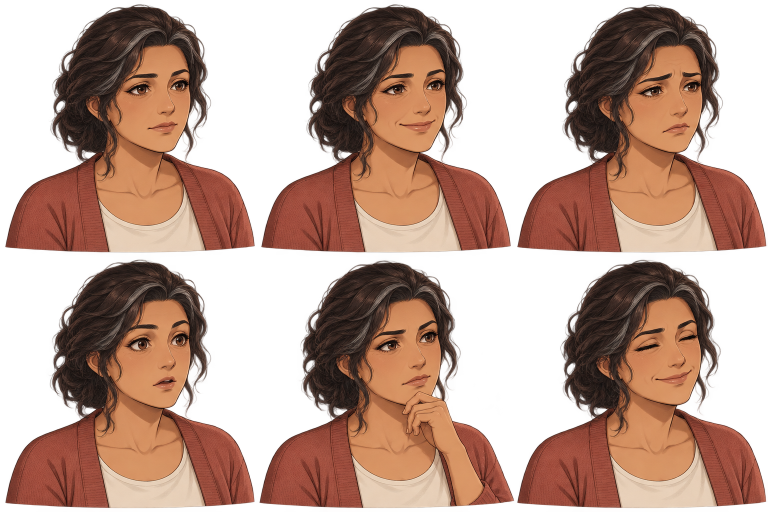
#> input picture artes/fichas_originais/fichas_secundarios/mae.png, 1536 x 1024 px (shown at 1/2 size); its folder holds 4 pictures in this run
$ python recortar_secundarios.py
#> lines starting #> are read from the running program, lines starting #| are printed output that depends on the picture
"""Recorta as seis expressões das fichas novas de personagens secundários."""

from pathlib import Path

from PIL import Image


ROOT = Path(__file__).resolve().parents[1]
SHEETS = ("mae", "luana", "tomas", "nadia")
EXPRESSIONS = ("normal", "feliz", "triste", "surpreso", "pensativo", "aliviado")


def clean_cell(portrait: Image.Image) -> Image.Image:
    """Remove vazamentos laterais de poses vizinhas e alinha a base ao fundo."""
    w, h = portrait.size
    px = portrait.load()

    # Encontra lacuna vertical esquerda (0..80) e limpa ruído antes dela
    left_gap = None
    for x in range(80, 0, -1):
        if all(px[x, y][3] < 16 for y in range(h)):
            left_gap = x
            break
    if left_gap is not None:
        for x in range(left_gap + 1):
            for y in range(h):
                px[x, y] = (0, 0, 0, 0)

    # Encontra lacuna vertical direita (w-80..w) e limpa ruído após ela
    right_gap = None
    for x in range(w - 80, w):
        if all(px[x, y][3] < 16 for y in range(h)):
            right_gap = x
            break
    if right_gap is not None:
        for x in range(right_gap, w):
            for y in range(h):
                px[x, y] = (0, 0, 0, 0)

    # Zera RGB onde alpha é totalmente transparente
    for x in range(w):
        for y in range(h):
            if px[x, y][3] < 8:
                px[x, y] = (0, 0, 0, 0)

    bbox = portrait.getbbox()
    if bbox and bbox[3] < h:
        shifted = Image.new("RGBA", (w, h), (0, 0, 0, 0))
        shifted.paste(portrait, (0, h - bbox[3]))
        return shifted
    return portrait


def main():
    sheets_dir = ROOT / "artes" / "fichas_originais" / "fichas_secundarios"
    destination_base = ROOT / "game" / "public" / "characters"
    for name in SHEETS:
        sheet = Image.open(sheets_dir / f"{name}.png").convert("RGBA")
#> sheet is the input picture: PIL image 1536x1024 RGBA; mean R, G, B, A 113.2, 71.7, 55, 146.1
        if sheet.size != (1536, 1024):
            raise ValueError(f"Dimensões inesperadas da ficha {name}: {sheet.size}")
        destination = destination_base / name
        destination.mkdir(parents=True, exist_ok=True)
        for index, expression in enumerate(EXPRESSIONS):
            x, y = (index % 3) * 512, (index // 3) * 512
            portrait = clean_cell(sheet.crop((x, y, x + 512, y + 512)))
            portrait.save(destination / f"{index + 1:02}_{expression}.png", optimize=True)
#> this loop made 6 passes
#> bbox in clean_cell on passes 1 to 6: (10, 8, 510, 506), (10, 8, 510, 507), (10, 8, 509, 506), (10, 6, 509, 505), (7, 7, 512, 506), (10, 5, 509, 505)
#> pass 1, in main, `portrait = clean_cell(sheet.crop((x, y, x + 512, y + 512)))`:
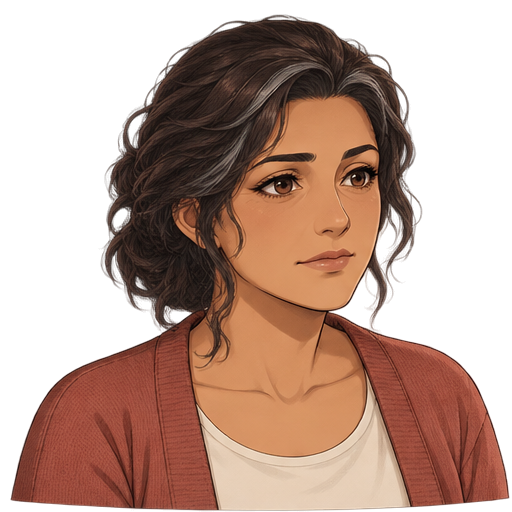
#> portrait: PIL image 512x512 RGBA; mean R, G, B, A 82.7, 53.4, 40.7, 145.7; transparent parts drawn white
#> pass 2, in main, `portrait = clean_cell(sheet.crop((x, y, x + 512, y + 512)))`:
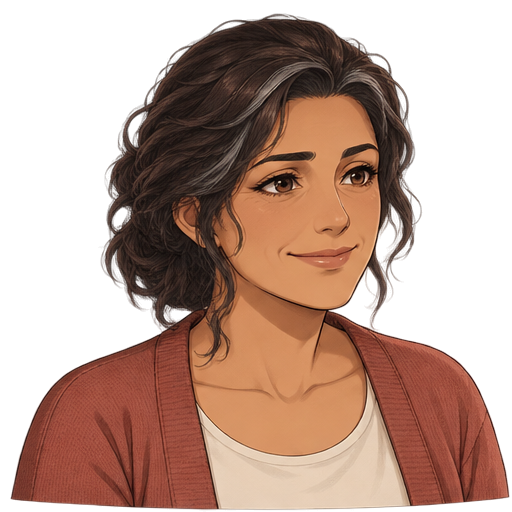
#> portrait: PIL image 512x512 RGBA; mean R, G, B, A 82.8, 53.4, 40.7, 145.6; transparent parts drawn white
#> pass 3, in main, `portrait = clean_cell(sheet.crop((x, y, x + 512, y + 512)))`:
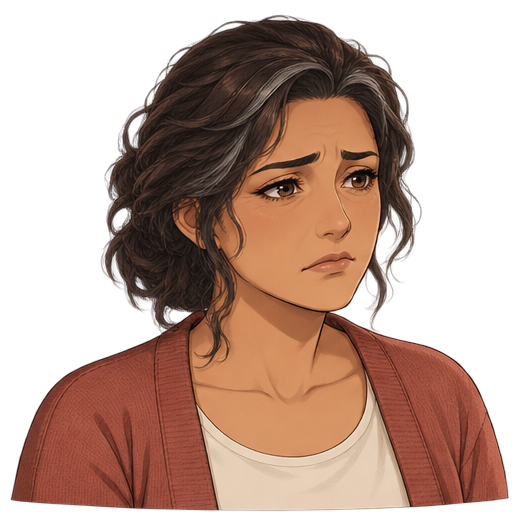
#> portrait: PIL image 512x512 RGBA; mean R, G, B, A 82.6, 53.3, 40.6, 145.6; transparent parts drawn white
#> after the loop:
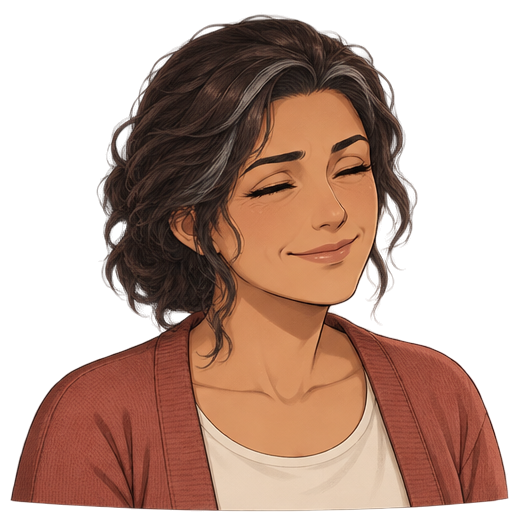
#> portrait: PIL image 512x512 RGBA; mean R, G, B, A 83.4, 53.8, 40.9, 145.4; transparent parts drawn white
#> pass 2 of the loop in main, `for name in SHEETS:`:
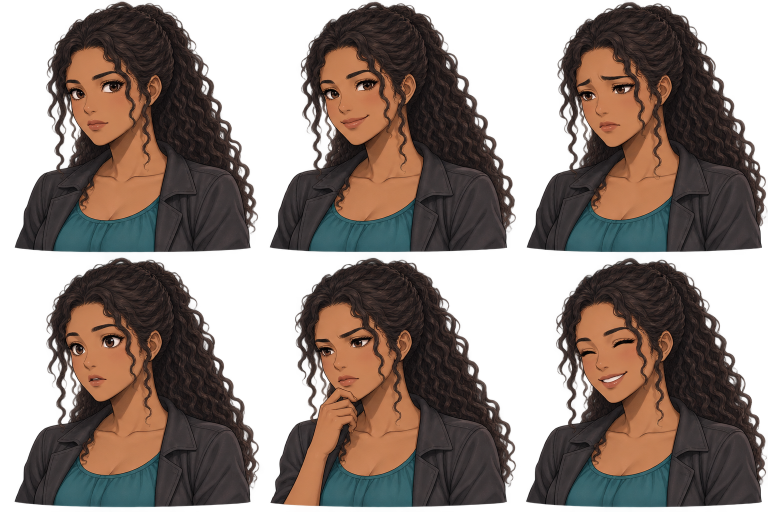
#> input picture artes/fichas_originais/fichas_secundarios/luana.png, 1536 x 1024 px (shown at 1/2 size)
#> in main, sheet is the input picture: PIL image 1536x1024 RGBA; mean R, G, B, A 68, 52.9, 45.7, 161.9
#> the loop in main, `for index, expression in enumerate(EXPRESSIONS):` made 6 passes
#> bbox in clean_cell on passes 1 to 6: (29, 0, 512, 507), (27, 0, 512, 506), (29, 0, 512, 506), (29, 1, 512, 505), (28, 1, 512, 503), (28, 2, 510, 505)
#> pass 1, in main, `portrait = clean_cell(sheet.crop((x, y, x + 512, y + 512)))`:
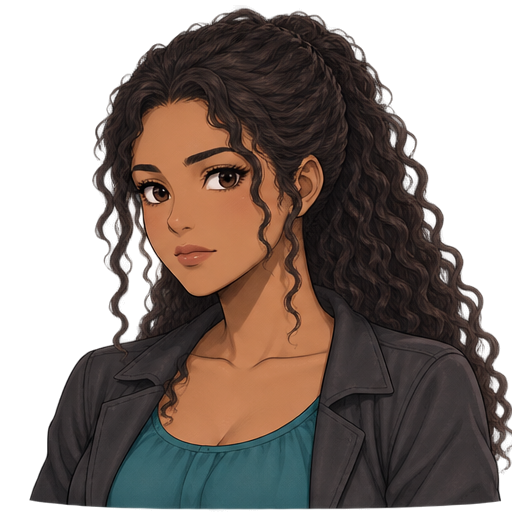
#> portrait: PIL image 512x512 RGBA; mean R, G, B, A 51.9, 40.1, 34.1, 161; transparent parts drawn white
#> after the loop in main, `for index, expression in enumerate(EXPRESSIONS):`:
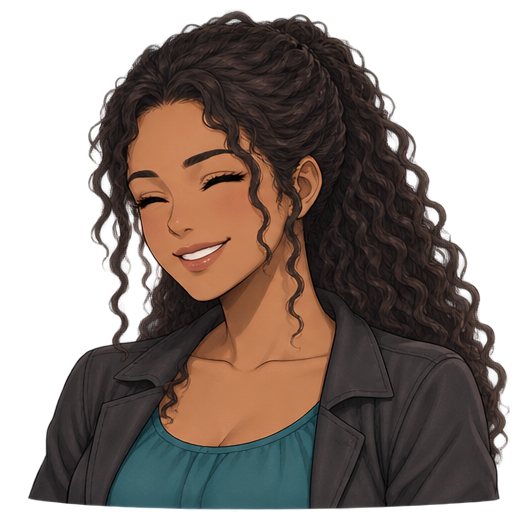
#> portrait: PIL image 512x512 RGBA; mean R, G, B, A 52.9, 40.7, 34.5, 161; transparent parts drawn white
#> pass 3 of the loop in main, `for name in SHEETS:`:
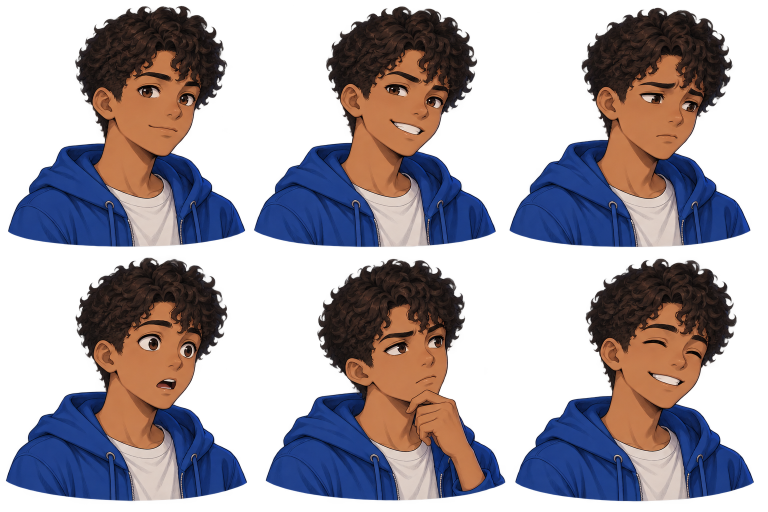
#> input picture artes/fichas_originais/fichas_secundarios/tomas.png, 1536 x 1024 px (shown at 1/2 size)
#> in main, sheet is the input picture: PIL image 1536x1024 RGBA; mean R, G, B, A 58.5, 53.7, 70.3, 131.7
#> the loop in main, `for index, expression in enumerate(EXPRESSIONS):` made 6 passes
#> bbox in clean_cell on passes 1 to 6: (16, 11, 491, 494), (0, 12, 480, 495), (0, 15, 477, 495), (11, 2, 494, 492), (19, 4, 499, 491), (6, 4, 484, 493)
#> pass 1, in main, `portrait = clean_cell(sheet.crop((x, y, x + 512, y + 512)))`:
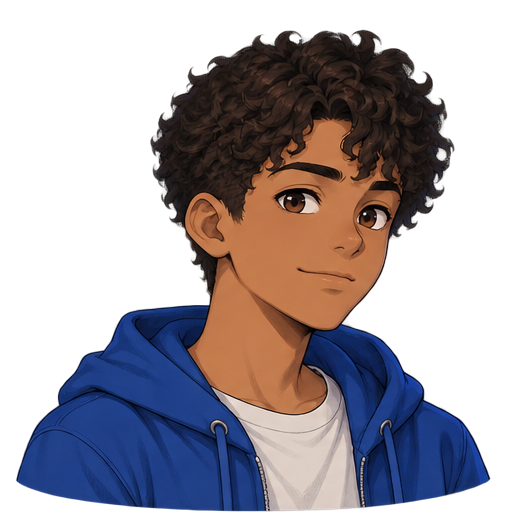
#> portrait: PIL image 512x512 RGBA; mean R, G, B, A 43.6, 37.3, 43.7, 130.4; transparent parts drawn white
#> after the loop in main, `for index, expression in enumerate(EXPRESSIONS):`:
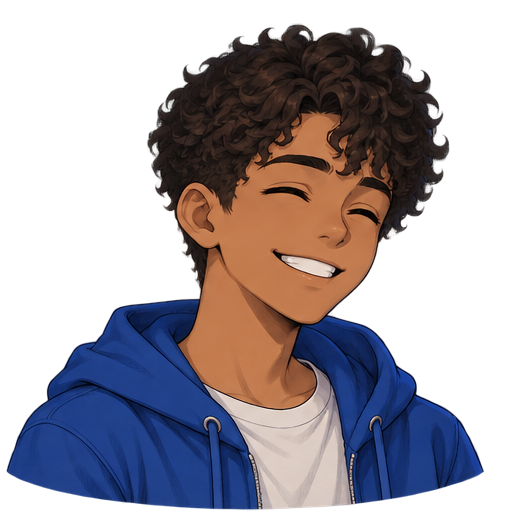
#> portrait: PIL image 512x512 RGBA; mean R, G, B, A 44, 37.9, 44.9, 130.5; transparent parts drawn white
#> the loop made 4 passes; the first 3 are shown


if __name__ == "__main__":
    main()
